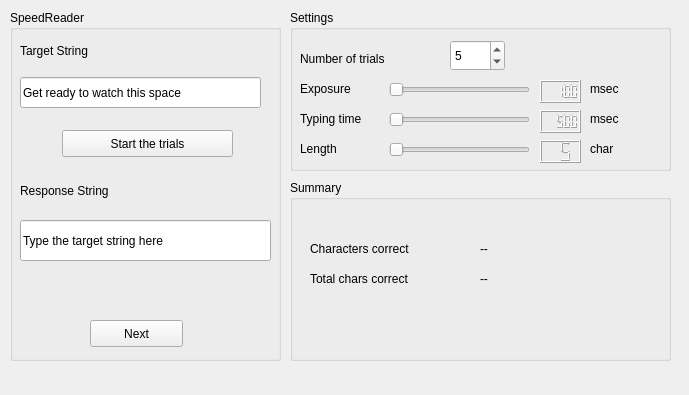
<?xml version="1.0" encoding="UTF-8"?>
<ui version="4.0">
 <class>MainWindow</class>
 <widget class="QMainWindow" name="MainWindow">
  <property name="geometry">
   <rect>
    <x>0</x>
    <y>0</y>
    <width>689</width>
    <height>395</height>
   </rect>
  </property>
  <property name="windowTitle">
   <string>MainWindow</string>
  </property>
  <widget class="QWidget" name="centralWidget">
   <widget class="QGroupBox" name="groupBox">
    <property name="geometry">
     <rect>
      <x>290</x>
      <y>10</y>
      <width>381</width>
      <height>161</height>
     </rect>
    </property>
    <property name="title">
     <string>Settings</string>
    </property>
    <widget class="QSpinBox" name="trialsSpinBox">
     <property name="geometry">
      <rect>
       <x>160</x>
       <y>30</y>
       <width>55</width>
       <height>31</height>
      </rect>
     </property>
     <property name="minimum">
      <number>1</number>
     </property>
     <property name="value">
      <number>5</number>
     </property>
    </widget>
    <widget class="QLabel" name="label_5">
     <property name="geometry">
      <rect>
       <x>300</x>
       <y>70</y>
       <width>51</width>
       <height>17</height>
      </rect>
     </property>
     <property name="text">
      <string>msec</string>
     </property>
    </widget>
    <widget class="QLabel" name="label_2">
     <property name="geometry">
      <rect>
       <x>10</x>
       <y>40</y>
       <width>121</width>
       <height>17</height>
      </rect>
     </property>
     <property name="text">
      <string>Number of trials</string>
     </property>
    </widget>
    <widget class="QLCDNumber" name="exposureLCD">
     <property name="geometry">
      <rect>
       <x>250</x>
       <y>70</y>
       <width>41</width>
       <height>23</height>
      </rect>
     </property>
     <property name="value" stdset="0">
      <double>100.000000000000000</double>
     </property>
     <property name="intValue" stdset="0">
      <number>100</number>
     </property>
    </widget>
    <widget class="QSlider" name="exposureSlider">
     <property name="geometry">
      <rect>
       <x>99</x>
       <y>70</y>
       <width>141</width>
       <height>20</height>
      </rect>
     </property>
     <property name="minimum">
      <number>100</number>
     </property>
     <property name="maximum">
      <number>3000</number>
     </property>
     <property name="singleStep">
      <number>10</number>
     </property>
     <property name="value">
      <number>100</number>
     </property>
     <property name="orientation">
      <enum>Qt::Horizontal</enum>
     </property>
    </widget>
    <widget class="QLabel" name="label_3">
     <property name="geometry">
      <rect>
       <x>10</x>
       <y>70</y>
       <width>71</width>
       <height>17</height>
      </rect>
     </property>
     <property name="text">
      <string>Exposure</string>
     </property>
    </widget>
    <widget class="QLabel" name="label_8">
     <property name="geometry">
      <rect>
       <x>300</x>
       <y>100</y>
       <width>31</width>
       <height>17</height>
      </rect>
     </property>
     <property name="text">
      <string>msec</string>
     </property>
    </widget>
    <widget class="QLabel" name="label_9">
     <property name="geometry">
      <rect>
       <x>10</x>
       <y>100</y>
       <width>61</width>
       <height>17</height>
      </rect>
     </property>
     <property name="text">
      <string>Typing time</string>
     </property>
    </widget>
    <widget class="QLCDNumber" name="timeLCD">
     <property name="geometry">
      <rect>
       <x>250</x>
       <y>100</y>
       <width>41</width>
       <height>23</height>
      </rect>
     </property>
     <property name="digitCount">
      <number>5</number>
     </property>
     <property name="value" stdset="0">
      <double>500.000000000000000</double>
     </property>
     <property name="intValue" stdset="0">
      <number>500</number>
     </property>
    </widget>
    <widget class="QSlider" name="timeSlider">
     <property name="geometry">
      <rect>
       <x>99</x>
       <y>100</y>
       <width>141</width>
       <height>20</height>
      </rect>
     </property>
     <property name="minimum">
      <number>5</number>
     </property>
     <property name="maximum">
      <number>50</number>
     </property>
     <property name="orientation">
      <enum>Qt::Horizontal</enum>
     </property>
    </widget>
    <widget class="QLabel" name="label_6">
     <property name="geometry">
      <rect>
       <x>300</x>
       <y>130</y>
       <width>31</width>
       <height>17</height>
      </rect>
     </property>
     <property name="text">
      <string>char</string>
     </property>
    </widget>
    <widget class="QLabel" name="label_4">
     <property name="geometry">
      <rect>
       <x>10</x>
       <y>130</y>
       <width>61</width>
       <height>17</height>
      </rect>
     </property>
     <property name="text">
      <string>Length</string>
     </property>
    </widget>
    <widget class="QSlider" name="lengthSlider">
     <property name="geometry">
      <rect>
       <x>99</x>
       <y>130</y>
       <width>141</width>
       <height>20</height>
      </rect>
     </property>
     <property name="minimum">
      <number>5</number>
     </property>
     <property name="maximum">
      <number>50</number>
     </property>
     <property name="orientation">
      <enum>Qt::Horizontal</enum>
     </property>
    </widget>
    <widget class="QLCDNumber" name="lengthLCD">
     <property name="geometry">
      <rect>
       <x>250</x>
       <y>130</y>
       <width>41</width>
       <height>23</height>
      </rect>
     </property>
     <property name="digitCount">
      <number>2</number>
     </property>
     <property name="intValue" stdset="0">
      <number>5</number>
     </property>
    </widget>
   </widget>
   <widget class="QGroupBox" name="groupBox_2">
    <property name="geometry">
     <rect>
      <x>290</x>
      <y>180</y>
      <width>381</width>
      <height>181</height>
     </rect>
    </property>
    <property name="title">
     <string>Summary</string>
    </property>
    <widget class="QWidget" name="scoreWidget" native="true">
     <property name="geometry">
      <rect>
       <x>10</x>
       <y>30</y>
       <width>361</width>
       <height>151</height>
      </rect>
     </property>
     <widget class="QLabel" name="label">
      <property name="geometry">
       <rect>
        <x>10</x>
        <y>30</y>
        <width>161</width>
        <height>17</height>
       </rect>
      </property>
      <property name="text">
       <string>Characters correct</string>
      </property>
     </widget>
     <widget class="QLabel" name="label_7">
      <property name="geometry">
       <rect>
        <x>10</x>
        <y>60</y>
        <width>141</width>
        <height>17</height>
       </rect>
      </property>
      <property name="text">
       <string>Total chars correct</string>
      </property>
     </widget>
     <widget class="QLabel" name="correctCharFraction">
      <property name="geometry">
       <rect>
        <x>180</x>
        <y>30</y>
        <width>71</width>
        <height>17</height>
       </rect>
      </property>
      <property name="text">
       <string>--</string>
      </property>
     </widget>
     <widget class="QLabel" name="cumulativeFraction">
      <property name="geometry">
       <rect>
        <x>180</x>
        <y>60</y>
        <width>71</width>
        <height>17</height>
       </rect>
      </property>
      <property name="text">
       <string>--</string>
      </property>
     </widget>
    </widget>
   </widget>
   <widget class="QGroupBox" name="groupBox_3">
    <property name="geometry">
     <rect>
      <x>10</x>
      <y>10</y>
      <width>271</width>
      <height>351</height>
     </rect>
    </property>
    <property name="title">
     <string>SpeedReader</string>
    </property>
    <widget class="QPushButton" name="startButton">
     <property name="geometry">
      <rect>
       <x>52</x>
       <y>120</y>
       <width>171</width>
       <height>27</height>
      </rect>
     </property>
     <property name="text">
      <string>Start the trials</string>
     </property>
    </widget>
    <widget class="QLabel" name="responseLabel">
     <property name="geometry">
      <rect>
       <x>10</x>
       <y>170</y>
       <width>161</width>
       <height>21</height>
      </rect>
     </property>
     <property name="text">
      <string>Response String</string>
     </property>
    </widget>
    <widget class="QLabel" name="displayLabel">
     <property name="geometry">
      <rect>
       <x>10</x>
       <y>30</y>
       <width>141</width>
       <height>21</height>
      </rect>
     </property>
     <property name="text">
      <string>Target String</string>
     </property>
    </widget>
    <widget class="QPushButton" name="nextButton">
     <property name="geometry">
      <rect>
       <x>80</x>
       <y>310</y>
       <width>93</width>
       <height>27</height>
      </rect>
     </property>
     <property name="text">
      <string>Next</string>
     </property>
    </widget>
    <widget class="QLineEdit" name="targetString">
     <property name="enabled">
      <bool>true</bool>
     </property>
     <property name="geometry">
      <rect>
       <x>10</x>
       <y>67</y>
       <width>241</width>
       <height>31</height>
      </rect>
     </property>
     <property name="focusPolicy">
      <enum>Qt::NoFocus</enum>
     </property>
     <property name="text">
      <string>Get ready to watch this space</string>
     </property>
    </widget>
    <widget class="QLineEdit" name="responseString">
     <property name="geometry">
      <rect>
       <x>10</x>
       <y>210</y>
       <width>251</width>
       <height>41</height>
      </rect>
     </property>
     <property name="text">
      <string>Type the target string here</string>
     </property>
    </widget>
   </widget>
  </widget>
 </widget>
 <layoutdefault spacing="6" margin="11"/>
 <resources/>
 <connections/>
</ui>
